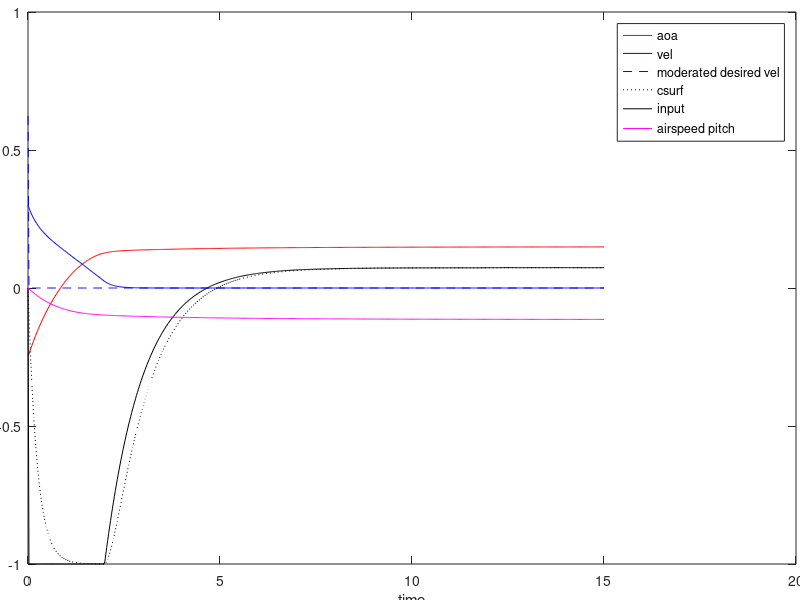

Here is the MATLAB script that generated this plot:
%% initialize plane characteristics
moi = 10000.0;
mass = 200.0;
g = 10.0;
gravity = mass * g;
density = 1.0;
airspd = 200.0;
dyn_pressure = density * airspd^2;

% Calculate lift coefficient
horizontal_flight_aoa = 0.15;
% Lift == gravity
% aoa * Cl == gravity
% Cl = gravity / aoa
Cl = gravity / horizontal_flight_aoa;

% set control lag factor
csurf_exp_factor = 0.25;

% linear control torques
sas_torque = 10.0;
engine_torque = 10.0;

% control and aoa aothority
k0 = 0.0;
k1 = -500.0;
k2 = 1000.0;

% limits
max_aoa = 0.25;
max_v = 5.0;
max_g = 10.0;

dt = 0.025;
% model evolution law:
% x' = A * x + B * u + C
% x(i+1) = x(i) + (A*x(i) + B*u(i) + C)*dt
A = zeros(3);
B = zeros(3, 1);
C = zeros(3, 1);
%% run simulation
init_aoa = -0.25;
init_ang_vel = 0.3;
init_csurf = 0.0;
init_pitch = 0.0;

x = zeros(3,1);                 % current state-vector, zero it out
x(1) = init_aoa;
x(2) = init_ang_vel;
x(3) = init_csurf;
cur_pitch = init_pitch;         % non-linear pitch angle

% evaluate initial transfer matrixes
A(1,1) = - Cl / mass / airspd;
A(1,2) = 1.0;
A(2,1) = k1 / moi;
A(2,3) = k2 * (1.0 - 1.0 / csurf_exp_factor) / moi;
A(3,3) = -1.0 / csurf_exp_factor;
B(2,1) = (sas_torque + k2 / csurf_exp_factor) / moi;
B(3,1) = 1.0 / csurf_exp_factor;
C(1,1) = g * cos(cur_pitch) / airspd;
C(2,1) = k0 / moi;
% save them for MPC
Ai = A;
Bi = B;
Ci = C;

% user meta-variables
u = init_csurf;                     % current input vector
desired_v = 0.0;

simul_time = 15.0;
simul_length = int16(simul_time / dt);

% prepare output vectors
time = linspace(0.0, double(simul_length) * dt, simul_length + 1);
aoa = zeros(1, simul_length + 1);
ang_vel = zeros(1, simul_length + 1);
csurf = zeros(1, simul_length + 1);
input = zeros(1, simul_length + 1);
pitch = zeros(1, simul_length + 1);
desired_ang_v_arr = zeros(1, simul_length + 1);
mpc_predict = zeros(1, simul_length + 1);
mpc_predict(1) = init_ang_vel;

% Get moderation parameters
res_max_aoa = max_aoa;
res_max_v = max_v;
% find balanced state for steady turn on 1.0 input
% it is also a maximum controllable aoa
steady_input_turn_x = max(Ai \ (- Bi .* 1.0 - Ci), Ai \ (Bi .* 1.0 - Ci));
res_max_aoa = min(res_max_aoa, abs(steady_input_turn_x(1)));
res_max_v = min(res_max_v, abs(steady_input_turn_x(2)));
% find angular velocity on steady turn with max_g g-force
steady_g_turn_v = max_g / airspd;
steady_g_turn_aoa = (max_g + g * cos(cur_pitch)) * mass / Cl;
res_max_aoa = min(res_max_aoa, abs(steady_g_turn_aoa));
res_max_v = min(res_max_v, steady_g_turn_v);
% find balanced angular velocity for steady turn on res_max_aoa
steady_aoa_turn_v = (Cl * res_max_aoa / mass - g * cos(cur_pitch)) / airspd;
res_max_v = min(res_max_v, steady_aoa_turn_v);

% Controller gains
Kacc = 0.1;
dyn_max_v = max_v;

% let's try naive value of dyn_max_v
dyn_max_v = 1.0 * sqrt(res_max_aoa * (k0 + k1 * res_max_aoa / 2.0 + k2 + sas_torque) / moi);
C(1,1) = 0.0;

mpc_dt = 0.025;
v_eps = 1e-2;
% tune dyn_max_v with relaxation simulation
while true
    % perform simulation
    x_sim = [res_max_aoa; -dyn_max_v; 0.0];     % start on max_aoa with minimum angvel
    u_sim = 0.0;
    under_zero = 0;
    iter_limit = 1000;   % 10 seconds simulation frame
    iter = 0;
    cur_pitch_sim = cur_pitch;
    while true
        aoa(iter+1) = x_sim(1);
        ang_vel(iter+1) = x_sim(2);
        csurf(iter+1) = x_sim(3);
        input(iter+1) = u_sim;
        
        desired_acc = -Kacc * x_sim(2) / mpc_dt;     % relaxate to v = 0.0
        % get predicted state derivative
        pr_dx = Ai * x_sim + Bi * u_sim + Ci;
        cntrl_auth = Bi(2);     % supposed authority of control
        pr_acc = pr_dx(2);      % predicted acc
        acc_err = desired_acc - pr_acc;
        acc_sat = 1.0;          % how fast we want to converge to desired_acc
        new_u = max(-1.0, min(1.0, u_sim + acc_err / cntrl_auth * acc_sat));
        x_sim = x_sim + (Ai * x_sim + Bi * new_u + Ci) .* mpc_dt;    % predicted x
        % apply control
        u_sim = new_u;

        % nonlinear pitch transfer
        cur_pitch_sim = cur_pitch_sim + (Cl * x_sim(1) / mass - g * cos(cur_pitch_sim)) / airspd * mpc_dt;
        
        % check if we finished
        if abs(x_sim(2)) < v_eps
            under_zero = under_zero + 1;
            if under_zero > 10
                break; 
            end
        end
        
        if abs(x_sim(1)) > res_max_aoa
            break;
        end
        
        iter = iter+1;
        if iter > iter_limit
            break; 
        end
    end
    % decrease dyn_max_v if needed
    if (x_sim(2) > v_eps) || (abs(x_sim(1)) > res_max_aoa)
        dyn_max_v = 0.9 * dyn_max_v;
        if dyn_max_v < 0.01
            break;
        end
    else
        break;
    end
end

aoa(1) = init_aoa;
ang_vel(1) = init_ang_vel;
csurf(1) = init_csurf;
input(1) = u;
desired_ang_v_arr(1) = abs(steady_input_turn_x(2));

% Acc control section
dx_bias = zeros(3,1);
first_cycle = true;

% bias of moder error
%k0 = k0 + 0.01;
%k1 = k1 - 100.0;
%k2 = k2 - 200.0;

% do simulate
for frame = 2:simul_length+1
    % noise
    k0_noise = (rand(1) - 0.5) * 0.005;
    k1_noise = (rand(1) - 0.5) * 20.0;
    k2_noise = (rand(1) - 0.5) * 30.0;
    Cl_moise = (rand(1) - 0.5) * 300.0;
    % update transfer matrixes
    A(1,1) = - (Cl + Cl_moise) / mass / airspd;
    A(1,2) = 1.0;
    A(2,1) = (k1 + k1_noise) / moi;
    A(2,3) = (k2 + k2_noise) * (1.0 - 1.0 / csurf_exp_factor) / moi;
    A(3,3) = -1.0 / csurf_exp_factor;
    B(2,1) = (sas_torque + (k2 + k2_noise) / csurf_exp_factor) / moi;
    B(3,1) = 1.0 / csurf_exp_factor;
    C(1,1) = g * cos(cur_pitch) / airspd;
    C(2,1) = (k0 + k0_noise) / moi;
    
    if double(frame) * dt > 7.0
        desired_v = 0.0;
    end
    
    % ANGULAR VEL Controller
    
    % update moderation values
    res_max_aoa = max_aoa;
    res_max_v = max_v;
    res_max_aoa = min(res_max_aoa, abs(steady_input_turn_x(1)));
    res_max_v = min(res_max_v, abs(steady_input_turn_x(2)));
    % find angular velocity on steady turn with max_g g-force
    steady_g_turn_aoa = max_g * mass / Cl;
    res_max_aoa = min(res_max_aoa, abs(steady_g_turn_aoa));
    res_max_v = min(res_max_v, steady_g_turn_v);
    % find balanced angular velocity for steady turn on res_max_aoa
    steady_aoa_turn_v = (Cl * res_max_aoa / mass - g * cos(cur_pitch)) / airspd;
    res_max_v = min(res_max_v, steady_aoa_turn_v);
    
    % linear scaling of v limit
    if desired_v - x(1) >= 0.0
        scaled_aoa = (res_max_aoa - x(1)) / (2.0 * res_max_aoa);
        dyn_desired_v = min(dyn_max_v, desired_v);
        scaled_restrained_v = min(dyn_desired_v,...
            dyn_desired_v * scaled_aoa + res_max_v * (1.0 - scaled_aoa));
    else
        scaled_aoa = (x(1) + res_max_aoa) / (2.0 * res_max_aoa);
        dyn_desired_v = max(-dyn_max_v, desired_v);
        scaled_restrained_v = max(dyn_desired_v,...
            dyn_desired_v * scaled_aoa - res_max_v * (1.0 - scaled_aoa));
    end    
    desired_acc = -Kacc * (x(2) - scaled_restrained_v) / dt;
    
    % ANGULAR ACC Controller
    
    % analyze errors in model
    if ~first_cycle
        dx_bias = dx - pr_x;   % how big was x' prediction error
    end
    first_cycle = false;
    % get predicted state derivative
    pr_dx = Ai * x + Bi * u + Ci;
    cntrl_auth = Bi(2);     % supposed authority of control
    pr_acc = pr_dx(2);      % predicted acc
    acc_err = desired_acc - pr_acc;
    acc_sat = 1.0;          % how fast we want to converge to desired_acc
    new_u = max(-1.0, min(1.0, u + acc_err / cntrl_auth * acc_sat));
    delta_u = new_u - u;
    pr_x = x + (Ai * x + Bi * new_u + Ci) .* dt;    % predicted x
    pr_dx = pr_dx + delta_u * cntrl_auth;
    % apply control
    u = new_u;
    
    % do calculations
    dx = (A * x + B * u + C) .* dt;
    x = x + dx;
    % nonlinear pitch transfer
    cur_pitch = cur_pitch + (Cl * x(1) / mass - g * cos(cur_pitch)) / airspd * dt;
    
    % write to outputs
    aoa(frame) = x(1);
    ang_vel(frame) = x(2);
    csurf(frame) = x(3);
    input(frame) = u;
    pitch(frame) = cur_pitch;
    desired_ang_v_arr(frame) = scaled_restrained_v;
end

%% plot outputs
scrsz = get(0,'ScreenSize');
figure('Name','Pitch simulation',...
    'Position',[100 50 scrsz(3)*0.9 scrsz(4)*0.8])
plot(time, aoa, 'r');
hold on
plot(time, ang_vel, 'b');
plot(time, desired_ang_v_arr, 'b--');
plot(time, csurf, 'k:');
plot(time, input, 'k');
plot(time, pitch, 'm');
hold off;
xlabel('time')
legend('aoa', 'vel', 'moderated desired vel', 'csurf', 'input', 'airspeed pitch');
h = gca;
set(h, 'Position', [0.035 0.06 0.96 0.92]);